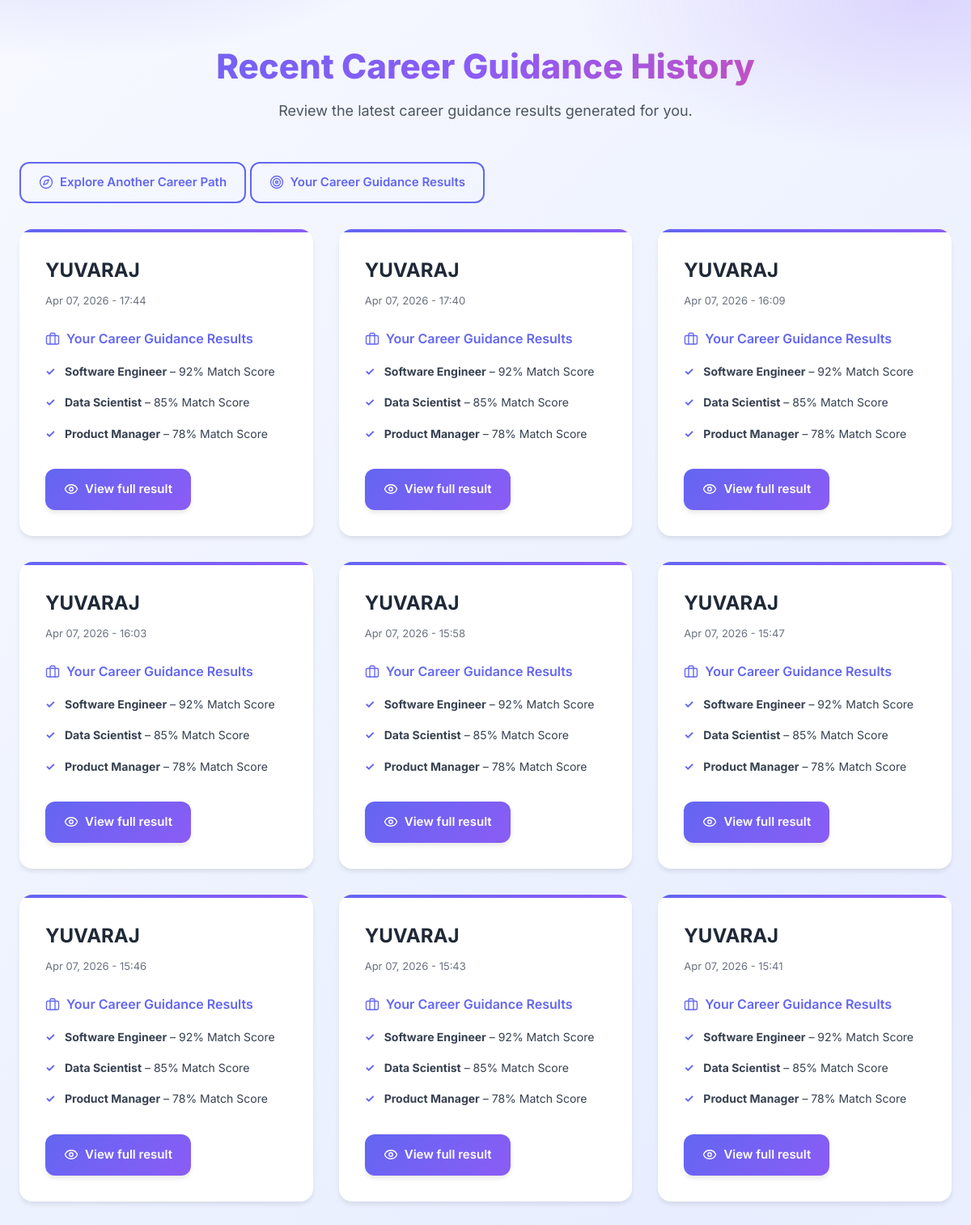
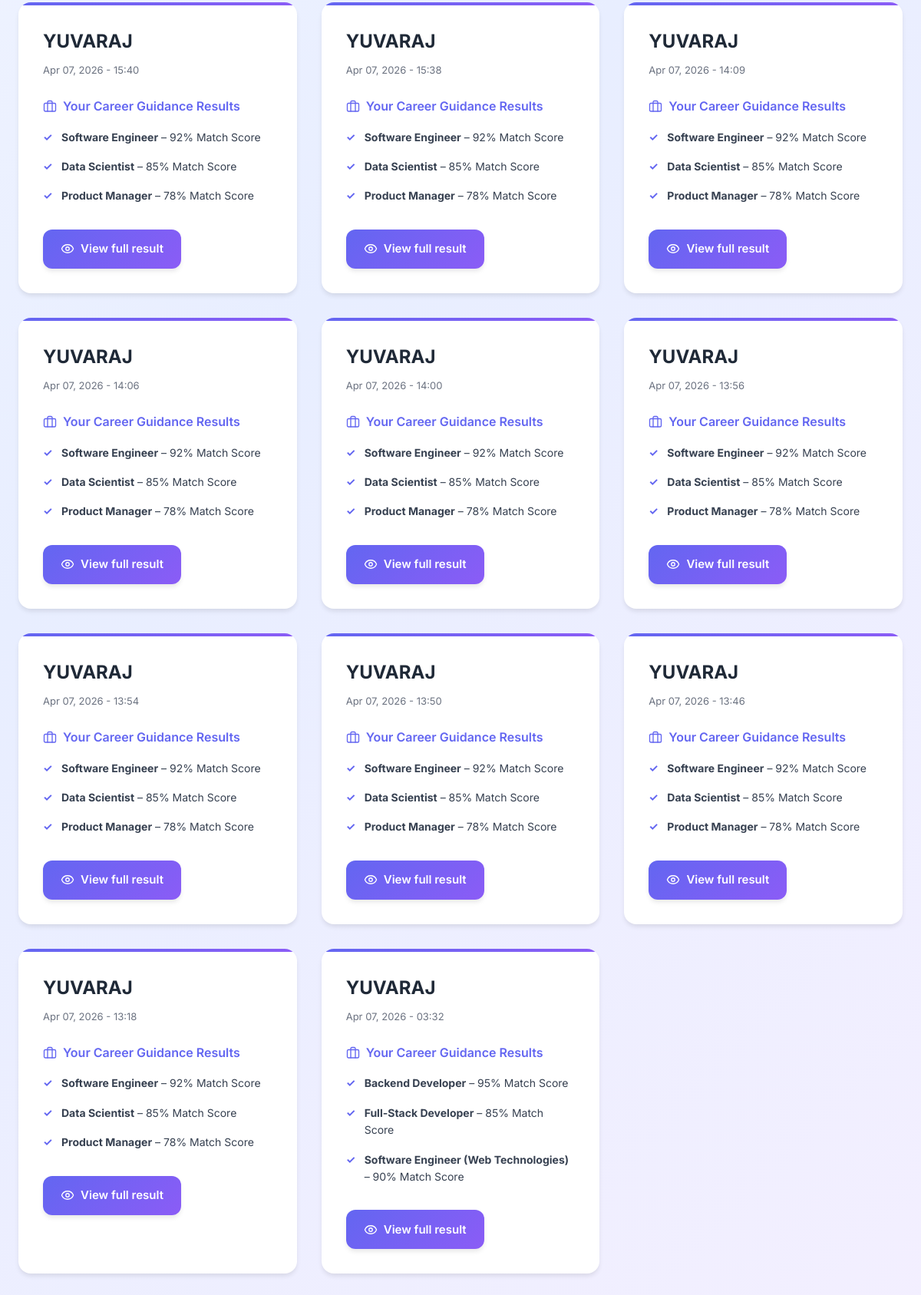
Page /career-history/ (signed in) on the committed database (2 pictures, top to bottom).
### advisor/models.py (models this page shows, shortened)
class CareerGuidanceHistory(models.Model):
    user = models.ForeignKey(
        settings.AUTH_USER_MODEL,
        null=True,
        blank=True,
        on_delete=models.SET_NULL,
        related_name="career_guidance_history",
    )
    session_key = models.CharField(max_length=40, blank=True)
    ui_lang = models.CharField(max_length=5, default="en")
    profile = models.JSONField(default=dict, blank=True)
    career_recommendations = models.JSONField(default=list, blank=True)
    education_path = models.JSONField(default=dict, blank=True)
    growth_timeline = models.JSONField(default=list, blank=True)
    ai_error = models.TextField(blank=True)
    full_snapshot = models.JSONField(default=dict, blank=True)
    created_at = models.DateTimeField(auto_now_add=True)
    class Meta:
        ordering = ["-created_at"]

### advisor/views.py (the view)
# urls.py: path("career-history/", views.career_history_view, name="career_history"),
def career_history_view(request):
    ui_lang = get_lang_from_request(request)
    ui = get_ui_strings(ui_lang)
    history_user = request.user if getattr(request, "user", None) and request.user.is_authenticated else None
    if not request.session.session_key:
        request.session.save()
    session_key = request.session.session_key or ""
    qs = CareerGuidanceHistory.objects.all()
    if history_user:
        qs = qs.filter(user=history_user)
    elif session_key:
        qs = qs.filter(session_key=session_key)
    else:
        qs = qs.none()
    history_items = qs.order_by("-created_at")[:20]
    return render(
        request,
        "advisor/career_history.html",
        {
            "history_items": history_items,
            "ui": ui,
            "ui_lang": ui_lang,
        },
    )

### advisor/context_processors.py (called while the page is built)
def ui_text(request):
    ui_lang = get_lang_from_request(request)
    return {
        "ui_lang": ui_lang,
        "ui": get_ui_strings(ui_lang),
    }

### advisor/i18n.py (called while the page is built)
def normalize_lang(value: str | None) -> str:
    if not value:
        return DEFAULT_LANG
    value = value.strip().lower()
    if value in ("ta", "tamil"):
        return "ta"
    if value in ("en", "english", "en-us", "en_us"):
        return "en"
    return DEFAULT_LANG

def get_lang_from_request(request) -> str:
    session_lang = request.session.get("ui_lang")
    if session_lang:
        return normalize_lang(session_lang)
    q_lang = request.GET.get("lang")
    if q_lang:
        return normalize_lang(q_lang)
    return DEFAULT_LANG

def get_ui_strings(lang: str) -> dict:
    lang = normalize_lang(lang)
    return UI_STRINGS.get(lang, UI_STRINGS[DEFAULT_LANG])

### templates/advisor/career_history.html (shortened to what this page needs)
{% extends 'base.html' %}
{% load static %}
{% block extra_css %}
<link rel="stylesheet" href="{% static 'css/career.css' %}">
{% endblock %}
{% block content %}
<div class="results-page">
    <div class="results-header">
        <h1>{{ ui.history_title|default:"Recent Career Guidance History" }}</h1>
        <p>{{ ui.history_subtitle|default:"Review your recent career guidance results." }}</p>
    </div>
    <div class="results-container" style="margin-bottom: var(--spacing-lg);">
        <a href="{% url 'preferences' %}" class="btn btn-ghost btn-action">
            <i data-lucide="compass" class="icon"></i>
            <span>{{ ui.explore_another }}</span>
        </a>
        <a href="{% url 'career_guidance' %}" class="btn btn-ghost btn-action">
            <i data-lucide="target" class="icon"></i>
            <span>{{ ui.results_title }}</span>
        </a>
    </div>
    <div class="results-container">
        {% if history_items %}
        <div class="career-cards">
            {% for item in history_items %}
            <div class="career-card">
                <div class="career-header">
                    <div>
                        <h3 class="career-title">
                            {% if item.profile.full_name %}
                                {{ item.profile.full_name }}
                            {% else %}
                                {{ ui.platform_name }}
                            {% endif %}
                        </h3>
                        <p style="font-size: 13px; color: var(--gray-500); margin-top: 4px;">
                            {{ item.created_at|date:"M d, Y - H:i" }}
                        </p>
                    </div>
                </div>
                {% with recs=item.career_recommendations %}
                {% if recs %}
                <div class="career-details">
                    <div class="detail-section">
                        <div class="detail-title">
                            <i data-lucide="briefcase" class="icon"></i>
                            <span>{{ ui.results_title }}</span>
                        </div>
                        <ul class="course-list">
                            {% for career in recs %}
                            <li>
                                <strong>{{ career.title }}</strong>
                                {% if career.match_percentage %}
                                    – {{ career.match_percentage }}% {{ ui.match_score }}
                                {% endif %}
                            </li>
                            {% endfor %}
                        </ul>
                    </div>
                </div>
                {% endif %}
                {% endwith %}
                <div style="margin-top: var(--spacing-md);">
                    <a href="{% url 'career_history_detail' item.pk %}" class="btn btn-primary btn-action">
                        <i data-lucide="eye" class="icon"></i>
                        <span>View full result</span>
                    </a>
                </div>
            </div>
            {% endfor %}
        </div>
        {% endif %}
    </div>
</div>
{% endblock %}

### static/css/styles.css (style rules this page uses)
:root { --primary-blue: #6366f1; --primary-violet: #8b5cf6; --secondary-blue: #3b82f6; --light-blue: #e0e7ff; --light-violet: #ede9fe; --white: #ffffff; --gray-50: #f9fafb; --gray-100: #f3f4f6; --gray-200: #e5e7eb; --gray-300: #d1d5db; --gray-400: #9ca3af; --gray-500: #6b7280; --gray-600: #4b5563; --gray-700: #374151; --gray-800: #1f2937; --gray-900: #111827; --gradient-primary: linear-gradient(135deg, #6366f1 0%, #8b5cf6 100%); --gradient-secondary: linear-gradient(135deg, #3b82f6 0%, #6366f1 100%); --gradient-text: linear-gradient(135deg, #6366f1 0%, #8b5cf6 50%, #ec4899 100%); --gradient-page-bg: linear-gradient(135deg, #f9fbff 0%, #eef2ff 45%, #f5f3ff 100%); --shadow-sm: 0 1px 2px 0 rgba(0, 0, 0, 0.05); --shadow-md: 0 4px 6px -1px rgba(0, 0, 0, 0.1); --shadow-lg: 0 10px 15px -3px rgba(0, 0, 0, 0.1); --shadow-xl: 0 20px 25px -5px rgba(0, 0, 0, 0.1); --shadow-soft: 0 10px 40px rgba(99, 102, 241, 0.15); --spacing-xs: 0.5rem; --spacing-sm: 1rem; --spacing-md: 1.5rem; --spacing-lg: 2rem; --spacing-xl: 3rem; --radius-sm: 8px; --radius-md: 12px; --radius-lg: 16px; --radius-xl: 24px; --radius-full: 9999px; --transition-fast: 150ms ease; --transition-base: 300ms ease; --transition-slow: 500ms ease; }
* { margin: 0; padding: 0; box-sizing: border-box; }
html { scroll-behavior: smooth; }
body { font-family: 'Inter', 'Poppins', -apple-system, BlinkMacSystemFont, 'Segoe UI', Roboto, sans-serif; font-size: 16px; line-height: 1.6; color: var(--gray-800); background: radial-gradient(900px 420px at -8% -12%, rgba(99, 102, 241, 0.22), transparent 60%), radial-gradient(820px 420px at 108% -8%, rgba(139, 92, 246, 0.19), transparent 58%), radial-gradient(640px 320px at 52% 118%, rgba(236, 72, 153, 0.08), transparent 65%), var(--gradient-page-bg); background-attachment: fixed; -webkit-font-smoothing: antialiased; -moz-osx-font-smoothing: grayscale; }
.btn { display: inline-flex; align-items: center; justify-content: center; gap: 8px; padding: 10px 20px; font-size: 15px; font-weight: 600; height: 51px; text-align: center; text-decoration: none; border: none; border-radius: var(--radius-md); cursor: pointer; transition: all var(--transition-base); position: relative; overflow: hidden; }
.icon, .btn svg { width: 18px; height: 18px; stroke-width: 1.8; stroke: currentColor; }
.btn .icon, .btn svg { margin-right: 0; }
.btn-primary { background: var(--gradient-primary); color: var(--white); box-shadow: var(--shadow-md); }
.btn-ghost { background: transparent; color: var(--primary-blue); border: 2px solid var(--primary-blue); }
.btn::before { content: ''; position: absolute; top: 50%; left: 50%; width: 0; height: 0; border-radius: 50%; background: rgba(255, 255, 255, 0.5); transform: translate(-50%, -50%); transition: width 0.6s, height 0.6s; }

### rows in the picture
CareerGuidanceHistory: profile.full_name "YUVARAJ", created_at "Apr 07, 2026 - 17:44", results_title "Your Career Guidance Results", title "Software Engineer" "Data Scientist" "Product Manager", match_percentage "92" "85" "78", match_score "Match Score" "Match Score" "Match Score"
CareerGuidanceHistory: profile.full_name "YUVARAJ", created_at "Apr 07, 2026 - 17:40", results_title "Your Career Guidance Results", title "Software Engineer" "Data Scientist" "Product Manager", match_percentage "92" "85" "78", match_score "Match Score" "Match Score" "Match Score"
CareerGuidanceHistory: profile.full_name "YUVARAJ", created_at "Apr 07, 2026 - 16:09", results_title "Your Career Guidance Results", title "Software Engineer" "Data Scientist" "Product Manager", match_percentage "92" "85" "78", match_score "Match Score" "Match Score" "Match Score"
CareerGuidanceHistory: profile.full_name "YUVARAJ", created_at "Apr 07, 2026 - 16:03", results_title "Your Career Guidance Results", title "Software Engineer" "Data Scientist" "Product Manager", match_percentage "92" "85" "78", match_score "Match Score" "Match Score" "Match Score"
CareerGuidanceHistory: profile.full_name "YUVARAJ", created_at "Apr 07, 2026 - 15:58", results_title "Your Career Guidance Results", title "Software Engineer" "Data Scientist" "Product Manager", match_percentage "92" "85" "78", match_score "Match Score" "Match Score" "Match Score"
CareerGuidanceHistory: profile.full_name "YUVARAJ", created_at "Apr 07, 2026 - 15:47", results_title "Your Career Guidance Results", title "Software Engineer" "Data Scientist" "Product Manager", match_percentage "92" "85" "78", match_score "Match Score" "Match Score" "Match Score"
CareerGuidanceHistory: profile.full_name "YUVARAJ", created_at "Apr 07, 2026 - 15:46", results_title "Your Career Guidance Results", title "Software Engineer" "Data Scientist" "Product Manager", match_percentage "92" "85" "78", match_score "Match Score" "Match Score" "Match Score"
CareerGuidanceHistory: profile.full_name "YUVARAJ", created_at "Apr 07, 2026 - 15:43", results_title "Your Career Guidance Results", title "Software Engineer" "Data Scientist" "Product Manager", match_percentage "92" "85" "78", match_score "Match Score" "Match Score" "Match Score"
CareerGuidanceHistory: profile.full_name "YUVARAJ", created_at "Apr 07, 2026 - 15:41", results_title "Your Career Guidance Results", title "Software Engineer" "Data Scientist" "Product Manager", match_percentage "92" "85" "78", match_score "Match Score" "Match Score" "Match Score"
CareerGuidanceHistory: profile.full_name "YUVARAJ", created_at "Apr 07, 2026 - 15:40", results_title "Your Career Guidance Results", title "Software Engineer" "Data Scientist" "Product Manager", match_percentage "92" "85" "78", match_score "Match Score" "Match Score" "Match Score"
CareerGuidanceHistory: profile.full_name "YUVARAJ", created_at "Apr 07, 2026 - 15:38", results_title "Your Career Guidance Results", title "Software Engineer" "Data Scientist" "Product Manager", match_percentage "92" "85" "78", match_score "Match Score" "Match Score" "Match Score"
CareerGuidanceHistory: profile.full_name "YUVARAJ", created_at "Apr 07, 2026 - 14:09", results_title "Your Career Guidance Results", title "Software Engineer" "Data Scientist" "Product Manager", match_percentage "92" "85" "78", match_score "Match Score" "Match Score" "Match Score"
CareerGuidanceHistory: profile.full_name "YUVARAJ", created_at "Apr 07, 2026 - 14:06", results_title "Your Career Guidance Results", title "Software Engineer" "Data Scientist" "Product Manager", match_percentage "92" "85" "78", match_score "Match Score" "Match Score" "Match Score"
CareerGuidanceHistory: profile.full_name "YUVARAJ", created_at "Apr 07, 2026 - 14:00", results_title "Your Career Guidance Results", title "Software Engineer" "Data Scientist" "Product Manager", match_percentage "92" "85" "78", match_score "Match Score" "Match Score" "Match Score"
CareerGuidanceHistory: profile.full_name "YUVARAJ", created_at "Apr 07, 2026 - 13:56", results_title "Your Career Guidance Results", title "Software Engineer" "Data Scientist" "Product Manager", match_percentage "92" "85" "78", match_score "Match Score" "Match Score" "Match Score"
CareerGuidanceHistory: profile.full_name "YUVARAJ", created_at "Apr 07, 2026 - 13:54", results_title "Your Career Guidance Results", title "Software Engineer" "Data Scientist" "Product Manager", match_percentage "92" "85" "78", match_score "Match Score" "Match Score" "Match Score"
CareerGuidanceHistory: profile.full_name "YUVARAJ", created_at "Apr 07, 2026 - 13:50", results_title "Your Career Guidance Results", title "Software Engineer" "Data Scientist" "Product Manager", match_percentage "92" "85" "78", match_score "Match Score" "Match Score" "Match Score"
CareerGuidanceHistory: profile.full_name "YUVARAJ", created_at "Apr 07, 2026 - 13:46", results_title "Your Career Guidance Results", title "Software Engineer" "Data Scientist" "Product Manager", match_percentage "92" "85" "78", match_score "Match Score" "Match Score" "Match Score"
CareerGuidanceHistory: profile.full_name "YUVARAJ", created_at "Apr 07, 2026 - 13:18", results_title "Your Career Guidance Results", title "Software Engineer" "Data Scientist" "Product Manager", match_percentage "92" "85" "78", match_score "Match Score" "Match Score" "Match Score"
CareerGuidanceHistory: profile.full_name "YUVARAJ", created_at "Apr 07, 2026 - 03:32", results_title "Your Career Guidance Results", title "Backend Developer" "Full-Stack Developer" "Software Engineer (Web Technologies)", match_percentage "95" "85" "90", match_score "Match Score" "Match Score" "Match Score"

### other values in the picture
{{ ui.history_title|default:"Recent Career Guidance History" }} "Recent Career Guidance History"
{{ ui.explore_another }} "Explore Another Career Path"
{{ ui.results_title }} "Your Career Guidance Results"
